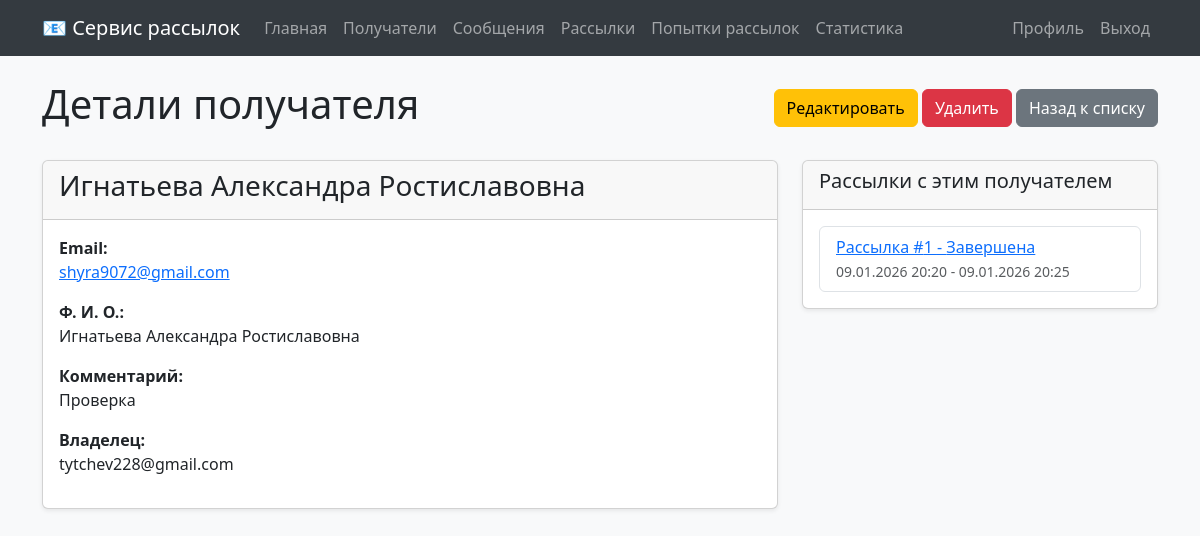
/recipients/1/ (signed in), run on the app's committed database.
### mailings/models.py (models this page shows, shortened)
class Recipient(models.Model):
    email = models.EmailField(verbose_name='Email')
    full_name = models.CharField(max_length=255, verbose_name='Ф. И. О.')
    comment = models.TextField(blank=True, verbose_name='Комментарий')
    owner = models.ForeignKey(settings.AUTH_USER_MODEL, on_delete=models.CASCADE, null=True, blank=True, verbose_name='Владелец')
    class Meta:
        verbose_name = 'Получатель рассылки'
        verbose_name_plural = 'Получатели рассылки'
        ordering = ['email']
        unique_together = [['email', 'owner']]
        permissions = [
            ('can_view_all_recipients', 'Может просматривать всех получателей'),
        ]

class Mailing(models.Model):
    STATUS_CHOICES = [
        ('Создана', 'Создана'),
        ('Запущена', 'Запущена'),
        ('Завершена', 'Завершена'),
    ]
    start_time = models.DateTimeField(verbose_name='Дата и время первой отправки')
    end_time = models.DateTimeField(verbose_name='Дата и время окончания отправки')
    status = models.CharField(max_length=20, choices=STATUS_CHOICES, default='Создана', verbose_name='Статус')
    message = models.ForeignKey(Message, on_delete=models.CASCADE, verbose_name='Сообщение')
    recipients = models.ManyToManyField(Recipient, verbose_name='Получатели')
    owner = models.ForeignKey(settings.AUTH_USER_MODEL, on_delete=models.CASCADE, null=True, blank=True, verbose_name='Владелец')
    class Meta:
        verbose_name = 'Рассылка'
        verbose_name_plural = 'Рассылки'
        ordering = ['-start_time']
        permissions = [
            ('can_view_all_mailings', 'Может просматривать все рассылки'),
            ('can_disable_mailing', 'Может отключать рассылки'),
        ]
    def get_status(self):
        from django.utils import timezone
        now = timezone.now()
        if now < self.start_time:
            return 'Создана'
        elif self.start_time <= now <= self.end_time:
            return 'Запущена'
        else:
            return 'Завершена'

### users/models.py (models this page shows, shortened)
class User(AbstractUser):
    email = models.EmailField(unique=True, verbose_name='Email')
    avatar = models.ImageField(upload_to='avatars/', blank=True, null=True, verbose_name='Аватар')
    phone = models.CharField(max_length=20, blank=True, null=True, verbose_name='Номер телефона')
    country = models.CharField(max_length=100, blank=True, null=True, verbose_name='Страна')
    USERNAME_FIELD = 'email'
    REQUIRED_FIELDS = ['username']
    class Meta:
        verbose_name = 'Пользователь'
        verbose_name_plural = 'Пользователи'
        ordering = ['email']

### mailings/views.py (the view)
# urls.py: path('recipients/<int:pk>/', views.recipient_detail, name='recipient_detail'),
@login_required
def recipient_detail(request, pk):
    recipient = get_object_or_404(get_user_queryset(Recipient, request.user), pk=pk)
    mailings = Mailing.objects.filter(recipients=recipient)
    attempts = MailingAttempt.objects.filter(recipient=recipient).order_by('-attempt_time')[:10]
    return render(request, 'mailings/recipient_detail.html', {
        'recipient': recipient,
        'mailings': mailings,
        'attempts': attempts
    })

### mailings/views.py (called while the page is built)
def get_user_queryset(model, user):
    if user.is_staff or user.groups.filter(name='Менеджеры').exists():
        return model.objects.all()
    return model.objects.filter(owner=user)

### mailings/templates/mailings/recipient_detail.html (shortened to what this page needs)
{% extends 'mailings/base.html' %}
{% block content %}
<div class="row">
    <div class="col-12">
        <div class="d-flex justify-content-between align-items-center mb-4">
            <h1>Детали получателя</h1>
            <div>
                {% if recipient.owner == user or user.is_staff %}
                <a href="{% url 'mailings:recipient_update' recipient.pk %}" class="btn btn-warning">Редактировать</a>
                <a href="{% url 'mailings:recipient_delete' recipient.pk %}" class="btn btn-danger">Удалить</a>
                {% endif %}
                <a href="{% url 'mailings:recipient_list' %}" class="btn btn-secondary">Назад к списку</a>
            </div>
        </div>
    </div>
</div>
<div class="row">
    <div class="col-md-8">
        <div class="card">
            <div class="card-header">
                <h3>{{ recipient.full_name }}</h3>
            </div>
            <div class="card-body">
                <div class="mb-3">
                    <strong>Email:</strong>
                    <p><a href="mailto:{{ recipient.email }}">{{ recipient.email }}</a></p>
                </div>
                <div class="mb-3">
                    <strong>Ф. И. О.:</strong>
                    <p>{{ recipient.full_name }}</p>
                </div>
                {% if recipient.comment %}
                <div class="mb-3">
                    <strong>Комментарий:</strong>
                    <p style="white-space: pre-wrap;">{{ recipient.comment }}</p>
                </div>
                {% endif %}
                {% if recipient.owner %}
                <div class="mb-3">
                    <strong>Владелец:</strong>
                    <p>{{ recipient.owner.email }}</p>
                </div>
                {% endif %}
            </div>
        </div>
    </div>
    <div class="col-md-4">
        <div class="card mb-3">
            <div class="card-header">
                <h5>Рассылки с этим получателем</h5>
            </div>
            <div class="card-body">
                {% if mailings %}
                    <ul class="list-group">
                        {% for mailing in mailings %}
                        <li class="list-group-item">
                            <a href="{% url 'mailings:mailing_detail' mailing.pk %}">
                                Рассылка #{{ mailing.id }} - {{ mailing.get_status }}
                            </a>
                            <br>
                            <small class="text-muted">
                                {{ mailing.start_time|date:"d.m.Y H:i" }} - {{ mailing.end_time|date:"d.m.Y H:i" }}
                            </small>
                        </li>
                        {% endfor %}
                    </ul>
                {% else %}
                    <p class="text-muted">Этот получатель еще не участвует в рассылках.</p>
                {% endif %}
            </div>
        </div>
    </div>
</div>
{% endblock %}

### mailings/templates/mailings/base.html (shortened to what this page needs)
<!DOCTYPE html>
<html lang="ru">
<head>
    <link href="https://cdn.jsdelivr.net/npm/bootstrap@5.3.0/dist/css/bootstrap.min.css" rel="stylesheet">
</head>
<body>
    <nav class="navbar navbar-expand-lg navbar-dark bg-dark">
        <div class="container">
            <a class="navbar-brand" href="{% url 'mailings:index' %}">📧 Сервис рассылок</a>
            <div class="collapse navbar-collapse" id="navbarNav">
                <ul class="navbar-nav me-auto">
                    <li class="nav-item">
                        <a class="nav-link" href="{% url 'mailings:index' %}">Главная</a>
                    </li>
                    {% if user.is_authenticated %}
                    <li class="nav-item">
                        <a class="nav-link" href="{% url 'mailings:recipient_list' %}">Получатели</a>
                    </li>
                    <li class="nav-item">
                        <a class="nav-link" href="{% url 'mailings:message_list' %}">Сообщения</a>
                    </li>
                    <li class="nav-item">
                        <a class="nav-link" href="{% url 'mailings:mailing_list' %}">Рассылки</a>
                    </li>
                    <li class="nav-item">
                        <a class="nav-link" href="{% url 'mailings:attempt_list' %}">Попытки рассылок</a>
                    </li>
                    <li class="nav-item">
                        <a class="nav-link" href="{% url 'mailings:statistics' %}">Статистика</a>
                    </li>
                    {% endif %}
                </ul>
                <ul class="navbar-nav">
                    {% if user.is_authenticated %}
                    <li class="nav-item">
                        <a class="nav-link" href="{% url 'users:profile' %}">Профиль</a>
                    </li>
                    <li class="nav-item">
                        <a class="nav-link" href="{% url 'users:logout' %}">Выход</a>
                    </li>
                    {% endif %}
                </ul>
            </div>
        </div>
    </nav>
    <div class="container mt-4">
        {% block content %}
        {% endblock %}
    </div>
</body>
</html>

### mailings/templates/mailings/base.html (style rules this page uses)
body { background-color: #f8f9fa; }
.navbar { background-color: #343a40 !important; }
.card { box-shadow: 0 0.125rem 0.25rem rgba(0, 0, 0, 0.075); margin-bottom: 1.5rem; }

### data on the page
Recipient: full_name "Игнатьева Александра Ростиславовна", email "shyra9072@gmail.com", comment "Проверка", owner.email "tytchev228@gmail.com"
Mailing: id "1", get_status "Завершена", start_time "09.01.2026 20:20", end_time "09.01.2026 20:25"
